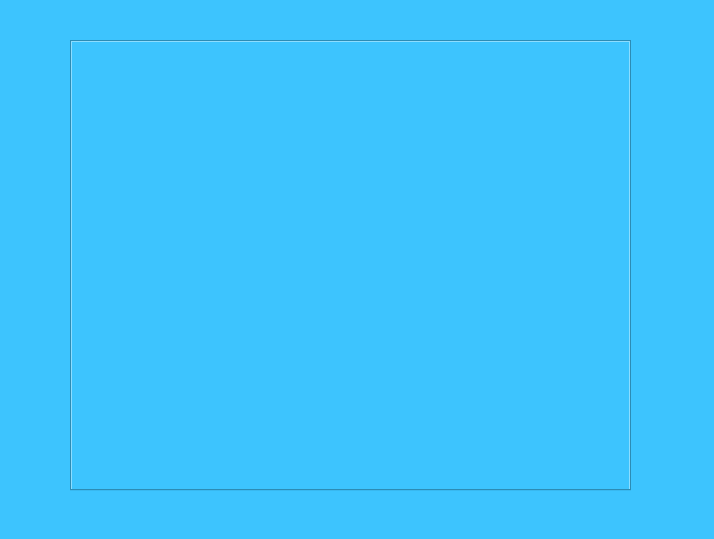
<?xml version="1.0" encoding="UTF-8"?>
<ui version="4.0">
 <class>MainWindow</class>
 <widget class="QMainWindow" name="MainWindow">
  <property name="geometry">
   <rect>
    <x>0</x>
    <y>0</y>
    <width>714</width>
    <height>539</height>
   </rect>
  </property>
  <property name="windowTitle">
   <string>MainWindow</string>
  </property>
  <property name="styleSheet">
   <string notr="true">background-color: rgb(61, 196, 254);
color: rgb(0, 0, 0);</string>
  </property>
  <widget class="QWidget" name="centralwidget">
   <widget class="QTabWidget" name="tabWidget">
    <property name="geometry">
     <rect>
      <x>70</x>
      <y>40</y>
      <width>561</width>
      <height>451</height>
     </rect>
    </property>
    <property name="currentIndex">
     <number>-1</number>
    </property>
   </widget>
  </widget>
  <widget class="QStatusBar" name="statusbar"/>
  <action name="actionPersonal">
   <property name="text">
    <string>Personal</string>
   </property>
  </action>
 </widget>
 <resources/>
 <connections/>
</ui>
